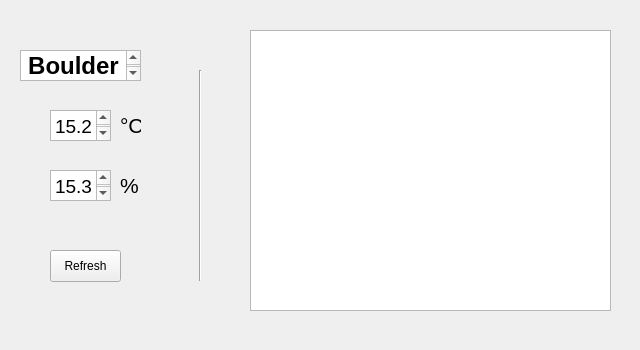
<?xml version="1.0" encoding="UTF-8"?>
<ui version="4.0">
 <class>MainWindow</class>
 <widget class="QMainWindow" name="MainWindow">
  <property name="geometry">
   <rect>
    <x>0</x>
    <y>0</y>
    <width>640</width>
    <height>350</height>
   </rect>
  </property>
  <property name="windowTitle">
   <string>MainWindow</string>
  </property>
  <widget class="QWidget" name="centralWidget">
   <widget class="PlotWidget" name="graphicsView">
    <property name="geometry">
     <rect>
      <x>250</x>
      <y>30</y>
      <width>361</width>
      <height>281</height>
     </rect>
    </property>
   </widget>
   <widget class="Line" name="line">
    <property name="geometry">
     <rect>
      <x>190</x>
      <y>70</y>
      <width>20</width>
      <height>211</height>
     </rect>
    </property>
    <property name="orientation">
     <enum>Qt::Vertical</enum>
    </property>
   </widget>
   <widget class="QLabel" name="label_degree">
    <property name="geometry">
     <rect>
      <x>120</x>
      <y>110</y>
      <width>21</width>
      <height>31</height>
     </rect>
    </property>
    <property name="font">
     <font>
      <pointsize>16</pointsize>
     </font>
    </property>
    <property name="text">
     <string>°C</string>
    </property>
   </widget>
   <widget class="QTextEdit" name="textEdit_Humidity">
    <property name="geometry">
     <rect>
      <x>50</x>
      <y>170</y>
      <width>61</width>
      <height>31</height>
     </rect>
    </property>
    <property name="font">
     <font>
      <pointsize>14</pointsize>
      <weight>50</weight>
      <bold>false</bold>
      <kerning>false</kerning>
     </font>
    </property>
    <property name="readOnly">
     <bool>true</bool>
    </property>
    <property name="html">
     <string>&lt;!DOCTYPE HTML PUBLIC &quot;-//W3C//DTD HTML 4.0//EN&quot; &quot;http://www.w3.org/TR/REC-html40/strict.dtd&quot;&gt;
&lt;html&gt;&lt;head&gt;&lt;meta name=&quot;qrichtext&quot; content=&quot;1&quot; /&gt;&lt;style type=&quot;text/css&quot;&gt;
p, li { white-space: pre-wrap; }
&lt;/style&gt;&lt;/head&gt;&lt;body style=&quot; font-family:'.SF NS Text'; font-size:14pt; font-weight:400; font-style:normal;&quot;&gt;
&lt;p align=&quot;center&quot; style=&quot; margin-top:0px; margin-bottom:0px; margin-left:0px; margin-right:0px; -qt-block-indent:0; text-indent:0px;&quot;&gt;15.3&lt;/p&gt;&lt;/body&gt;&lt;/html&gt;</string>
    </property>
   </widget>
   <widget class="QLabel" name="label_percent">
    <property name="geometry">
     <rect>
      <x>120</x>
      <y>170</y>
      <width>21</width>
      <height>31</height>
     </rect>
    </property>
    <property name="font">
     <font>
      <pointsize>16</pointsize>
     </font>
    </property>
    <property name="text">
     <string>%</string>
    </property>
   </widget>
   <widget class="QPushButton" name="button_refresh">
    <property name="geometry">
     <rect>
      <x>50</x>
      <y>250</y>
      <width>71</width>
      <height>32</height>
     </rect>
    </property>
    <property name="text">
     <string>Refresh</string>
    </property>
   </widget>
   <widget class="QTextEdit" name="textEdit_Temp">
    <property name="geometry">
     <rect>
      <x>50</x>
      <y>110</y>
      <width>61</width>
      <height>31</height>
     </rect>
    </property>
    <property name="font">
     <font>
      <pointsize>14</pointsize>
      <weight>50</weight>
      <bold>false</bold>
      <kerning>false</kerning>
     </font>
    </property>
    <property name="readOnly">
     <bool>true</bool>
    </property>
    <property name="html">
     <string>&lt;!DOCTYPE HTML PUBLIC &quot;-//W3C//DTD HTML 4.0//EN&quot; &quot;http://www.w3.org/TR/REC-html40/strict.dtd&quot;&gt;
&lt;html&gt;&lt;head&gt;&lt;meta name=&quot;qrichtext&quot; content=&quot;1&quot; /&gt;&lt;style type=&quot;text/css&quot;&gt;
p, li { white-space: pre-wrap; }
&lt;/style&gt;&lt;/head&gt;&lt;body style=&quot; font-family:'.SF NS Text'; font-size:14pt; font-weight:400; font-style:normal;&quot;&gt;
&lt;p align=&quot;center&quot; style=&quot; margin-top:0px; margin-bottom:0px; margin-left:0px; margin-right:0px; -qt-block-indent:0; text-indent:0px;&quot;&gt;15.23&lt;/p&gt;&lt;/body&gt;&lt;/html&gt;</string>
    </property>
   </widget>
   <widget class="QTextEdit" name="textEdit_Location">
    <property name="geometry">
     <rect>
      <x>20</x>
      <y>50</y>
      <width>121</width>
      <height>31</height>
     </rect>
    </property>
    <property name="readOnly">
     <bool>true</bool>
    </property>
    <property name="html">
     <string>&lt;!DOCTYPE HTML PUBLIC &quot;-//W3C//DTD HTML 4.0//EN&quot; &quot;http://www.w3.org/TR/REC-html40/strict.dtd&quot;&gt;
&lt;html&gt;&lt;head&gt;&lt;meta name=&quot;qrichtext&quot; content=&quot;1&quot; /&gt;&lt;style type=&quot;text/css&quot;&gt;
p, li { white-space: pre-wrap; }
&lt;/style&gt;&lt;/head&gt;&lt;body style=&quot; font-family:'.SF NS Text'; font-size:13pt; font-weight:400; font-style:normal;&quot;&gt;
&lt;p align=&quot;center&quot; style=&quot; margin-top:0px; margin-bottom:0px; margin-left:0px; margin-right:0px; -qt-block-indent:0; text-indent:0px;&quot;&gt;&lt;span style=&quot; font-size:18pt; font-weight:600;&quot;&gt;Boulder&lt;/span&gt;&lt;/p&gt;&lt;/body&gt;&lt;/html&gt;</string>
    </property>
   </widget>
  </widget>
  <action name="actionTemp">
   <property name="text">
    <string>Temp</string>
   </property>
  </action>
 </widget>
 <layoutdefault spacing="6" margin="11"/>
 <customwidgets>
  <customwidget>
   <class>PlotWidget</class>
   <extends>QGraphicsView</extends>
   <header>pyqtgraph</header>
  </customwidget>
 </customwidgets>
 <resources/>
 <connections/>
</ui>
